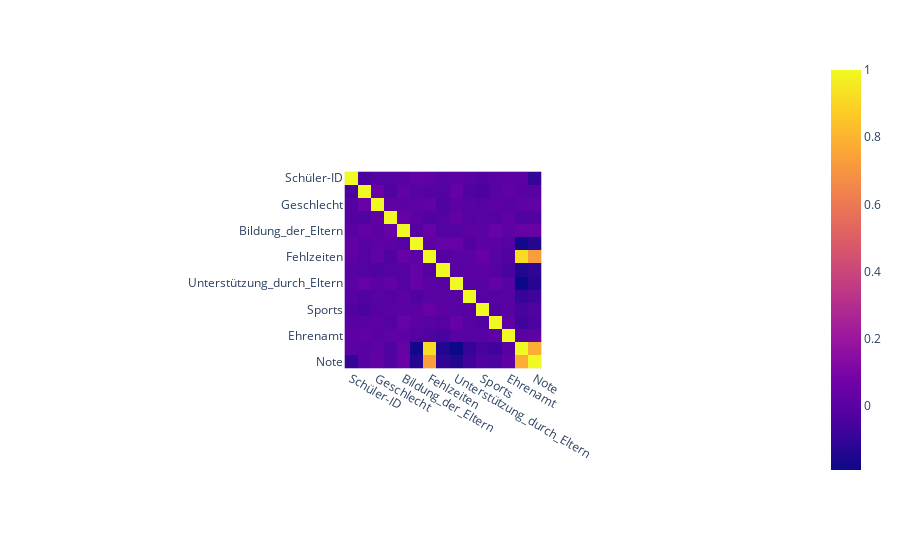

The code cell stored with this chart in its notebook:
### Code cell
fig = px.imshow(correlation_matrix)
fig.update_layout(height=500)
fig.show()

### Figure 1 — Plotly figure (JSON) as saved in the notebook; plotly's stock layout.template omitted (floating-point values rounded to 4 significant figures; data arrays with more than 128 entries replaced by an {"elided": "..."} marker saying what was removed)
{"data": [{"coloraxis": "coloraxis", "hovertemplate": "x: %{x}<br>y: %{y}<br>color: %{z}<extra></extra>", "name": "0", "type": "heatmap", "x": ["Schüler-ID", "Alter", "Geschlecht", "Ethnizität", "Bildung_der_Eltern", "Lernzeit_pro_Woche", "Fehlzeiten", "Nachhilfe", "Unterstützung_durch_Eltern", "Extracurricular", "Sports", "Musik", "Ehrenamt", "Notendurchschnitt", "Note"], "xaxis": "x", "y": ["Schüler-ID", "Alter", "Geschlecht", "Ethnizität", "Bildung_der_Eltern", "Lernzeit_pro_Woche", "Fehlzeiten", "Nachhilfe", "Unterstützung_durch_Eltern", "Extracurricular", "Sports", "Musik", "Ehrenamt", "Notendurchschnitt", "Note"], "yaxis": "y", "z": {"elided": "15x15 float values"}}], "layout": {"autosize": true, "coloraxis": {"colorscale": [[0, "#0d0887"], [0.1111, "#46039f"], [0.2222, "#7201a8"], [0.3333, "#9c179e"], [0.4444, "#bd3786"], [0.5556, "#d8576b"], [0.6667, "#ed7953"], [0.7778, "#fb9f3a"], [0.8889, "#fdca26"], [1, "#f0f921"]]}, "margin": {"t": 60}, "xaxis": {"anchor": "y", "autorange": true, "constrain": "domain", "domain": [0.3643, 0.6357], "range": [-0.5, 14.5], "scaleanchor": "y", "type": "category"}, "yaxis": {"anchor": "x", "autorange": true, "constrain": "domain", "domain": [0, 1], "range": [14.5, -0.5], "type": "category"}}}
